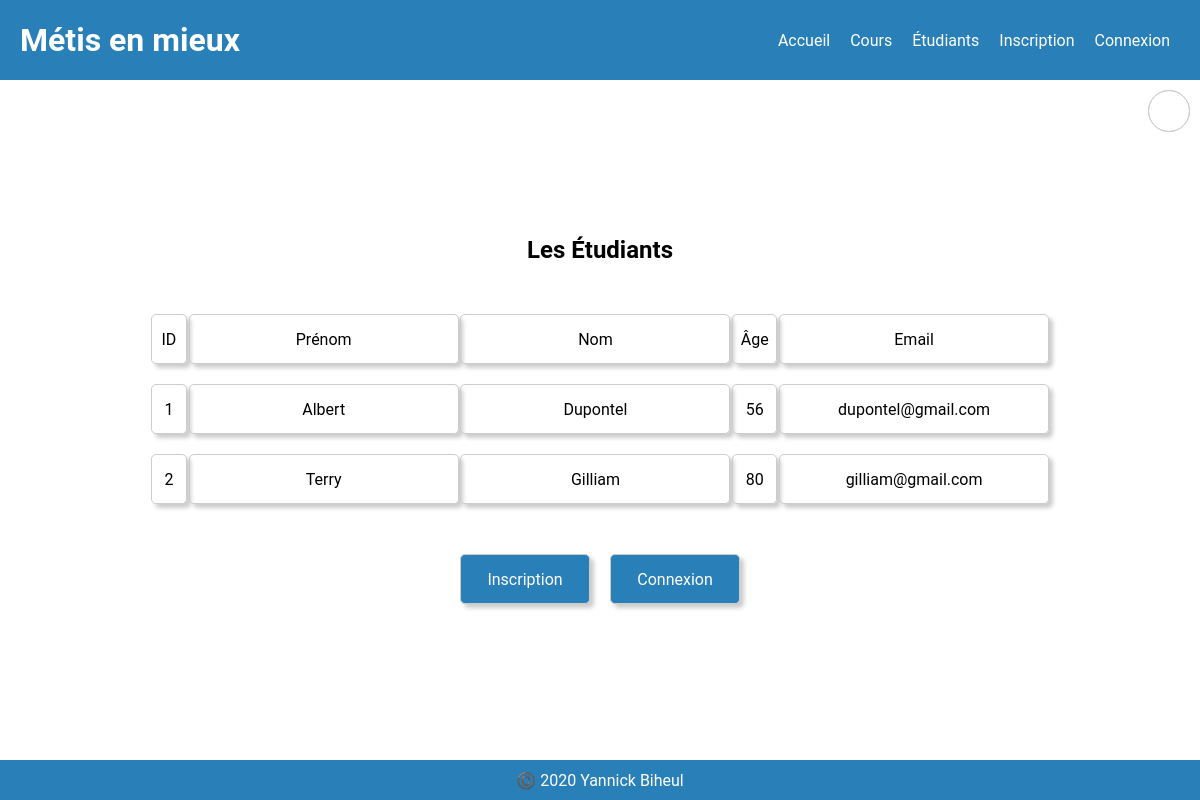
The page /mvc2/controllerEtudiant/getAllEtudiants on the database its author committed.
### tables this page shows
CREATE TABLE `etudiants` (
  `id` int(11) NOT NULL,
  `code` varchar(20) NOT NULL,
  `nom` varchar(50) NOT NULL,
  `prenom` varchar(50) NOT NULL,
  `age` int(20) NOT NULL,
  `email` varchar(100) NOT NULL,
  `mdp` varchar(100) NOT NULL
);

### mvc2/controllers/controllerEtudiant.php (called while the page is built, shortened)
<?php
    require_once('models/modelEtudiant.php');
    function getAllEtudiants() {
        $result = getEtudiants();
        $ligne = $result->fetchAll(PDO::FETCH_NUM);
        require_once('views/viewEtudiants.php');
    }
?>

### mvc2/models/modelEtudiant.php (called while the page is built, shortened)
<?php
    function getEtudiants() {
        $bdd = connexionBDD();
        $sql = "SELECT * FROM etudiants ORDER BY id";
        $resultGetCours = $bdd->query($sql);
        return $resultGetCours;
    }
?>

### mvc2/views/viewEtudiants.php (the view)
<?php include("header.php"); ?>
    <h2>Les Étudiants</h2>
    <div class="affichageEtudiants">
        <div class="etudiants">
            <div class="etudiantId">ID</div>
            <div class="etudiantPrenom">Prénom</div>
            <div class="etudiantNom">Nom</div>
            <div class="etudiantAge">Âge</div>
            <div class="etudiantMail">Email</div>
        </div>
        <?php foreach ($ligne as $valeur) { ?>
            <div class="etudiants">
                <div class="etudiantId">
                <?php echo $valeur[0] ?>
                </div>
                <div class="etudiantPrenom">
                <?php echo $valeur[3] ?>
                </div>
                <div class="etudiantNom">
                <?php echo $valeur[2] ?>
                </div>
                <div class="etudiantAge">
                <?php echo $valeur[4] ?>
                </div>
                <div class="etudiantMail">
                <?php echo $valeur[5] ?>
                </div>
            </div>
        <?php } ?>
    </div>
    <div class="boutons">
        <a href="controllerEtudiant/addOneEtudiant" class="lien">Inscription</a>
        <a href="controllerEtudiant/connexion" class="lien">Connexion</a>
    </div>
<?php include("footer.php"); ?>

### mvc2/assets/style.css (style rules this page uses)
.affichageEtudiants { width: 75%; height: auto; display: flex; flex-direction: column; justify-content: center; align-items: center; }
.etudiants { width: 100%; height: auto; display: flex; justify-content: space-around; align-items: center; margin: 10px; }
.etudiantId { border: 1px solid #ccc; border-radius: 5px; box-shadow: 4px 4px 4px #ccc; width: 4%; height: 50px; display: flex; justify-content: center; align-items: center; }
.etudiantPrenom { border: 1px solid #ccc; border-radius: 5px; box-shadow: 4px 4px 4px #ccc; width: 30%; height: 50px; display: flex; justify-content: center; align-items: center; }
.etudiantNom { border: 1px solid #ccc; border-radius: 5px; box-shadow: 4px 4px 4px #ccc; width: 30%; height: 50px; display: flex; justify-content: center; align-items: center; }
.etudiantAge { border: 1px solid #ccc; border-radius: 5px; box-shadow: 4px 4px 4px #ccc; width: 5%; height: 50px; display: flex; justify-content: center; align-items: center; }
.etudiantMail { border: 1px solid #ccc; border-radius: 5px; box-shadow: 4px 4px 4px #ccc; width: 30%; height: 50px; display: flex; justify-content: center; align-items: center; }

### mvc2/assets/general.css (style rules this page uses)
* { margin: 0; padding: 0; box-sizing: border-box; font-family: 'Roboto', sans-serif; }
:root { --blue: #2980b9; --red: #e74c3c; }
body { width: 100%; min-height: 100vh; display: flex; flex-direction: column; justify-content: center; align-items: center; }
h2 { margin-bottom: 40px; margin-top: 40px; }
.lien { background-color: var(--blue); color: #fff; text-decoration: none; padding: 5px; border-radius: 5px; box-shadow: 2px 2px 4px #ccc; margin: 10px; width: 150px; height: 50px; display: flex; justify-content: center; align-items: center; transition-duration: 0.5s; }
.boutons { width: 25%; height: 50px; display: flex; justify-content: center; align-items: center; margin-top: 40px; }
.boutons>a { border: 1px solid #ccc; padding: 5px; background-color: var(--blue); text-decoration: none; color: #fff; border-radius: 5px; box-shadow: 4px 4px 4px #ccc; margin: 0 10px 0 10px; }

### rows shown on the page
etudiants: id "1", prenom "Albert", nom "Dupontel", age "56", email "dupontel@gmail.com"
etudiants: id "2", prenom "Terry", nom "Gilliam", age "80", email "gilliam@gmail.com"
